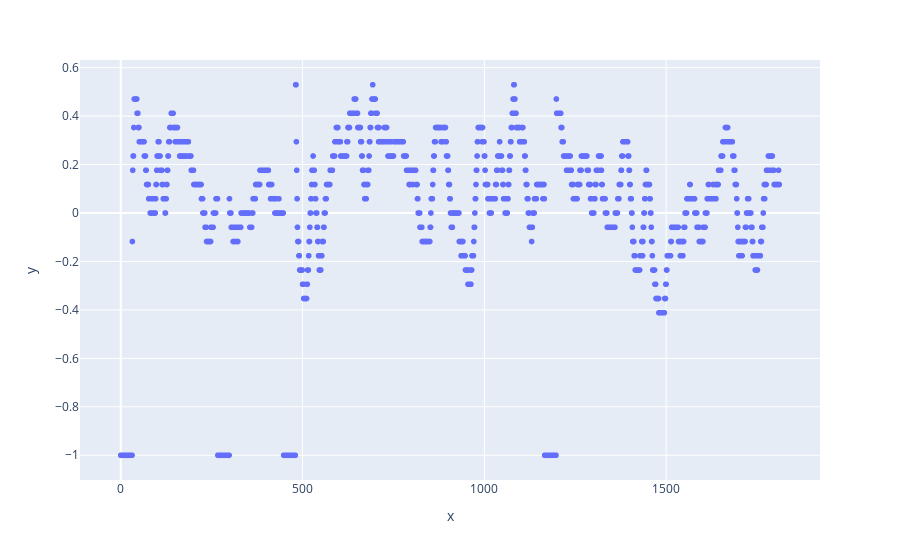

Here is the notebook cell this chart was saved with:
### Markdown cell above
### Filter out outliers in respiration rate

### Code cell
px.scatter(x = np.arange(rrt_viv.shape[0]) ,y = rrt_viv)

### Figure 1 — Plotly figure (JSON) as saved in the notebook; plotly's stock layout.template omitted (floating-point values rounded to 4 significant figures; data arrays with more than 128 entries replaced by an {"elided": "..."} marker saying what was removed)
{"data": [{"hovertemplate": "x=%{x}<br>y=%{y}<extra></extra>", "legendgroup": "", "marker": {"color": "#636efa", "symbol": "circle"}, "mode": "markers", "name": "", "showlegend": false, "type": "scattergl", "x": {"elided": "1812 int values"}, "xaxis": "x", "y": {"elided": "1812 float values"}, "yaxis": "y"}], "layout": {"legend": {"tracegroupgap": 0}, "margin": {"t": 60}, "xaxis": {"anchor": "y", "domain": [0, 1], "title": {"text": "x"}}, "yaxis": {"anchor": "x", "domain": [0, 1], "title": {"text": "y"}}}}
